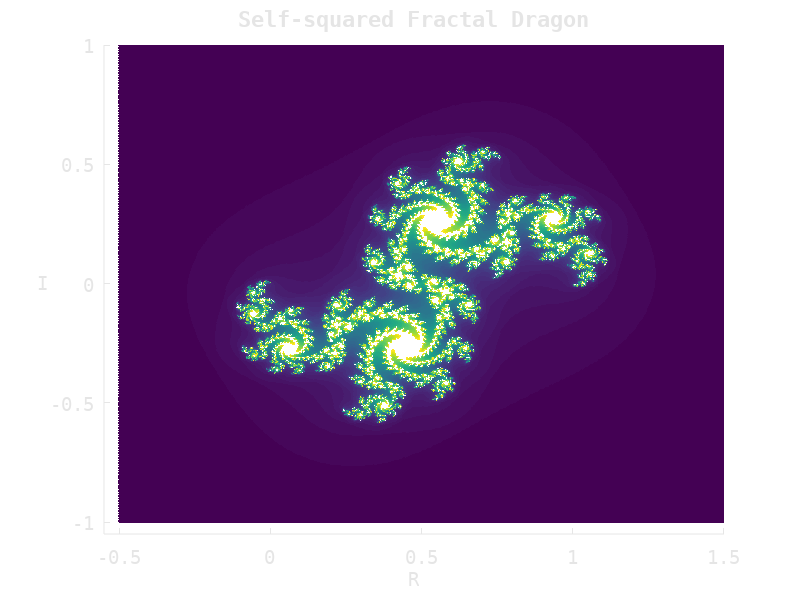

Write MATLAB code to recreate this figure.
clc;
close all;
clear;
lambda = 1.64 + 0.96*1i;
k = 1;
for R = -0.5:0.003:1.5
    for I = -1:0.003:1
        Z = R + 1i*I;
        for n =1:70
            Z = lambda*Z*(1 - Z);
            if abs(Z) > 2
                Zext(k) = R + 1i*I;
                color_ext(k) = n;
                k = k + 1;
                break;
            end
        end
    end
end
figure;
set(gcf(), 'Color', [0.1 0.1 0.16]);
axes('Color',[0.1 0.1 0.16], 'XColor', [0.9 0.9 0.9], 'YColor', [0.9 0.9 0.9], 'FontName', 'Consolas', 'FontSize', 14);
hold on;
scatter(real(Zext), imag(Zext), 1, color_ext, 'filled');
axis([-0.55 1.5 -1.05 1]);
title('Self-squared Fractal Dragon', 'FontSize', 16,'Color', [0.9 0.9 0.9], 'FontName', 'Consolas');
xlabel('R', 'FontSize', 14, 'Color', [0.9 0.9 0.9]);
ylabel('I', 'FontSize', 14, 'Color', [0.9 0.9 0.9],'Rotation', 0);
